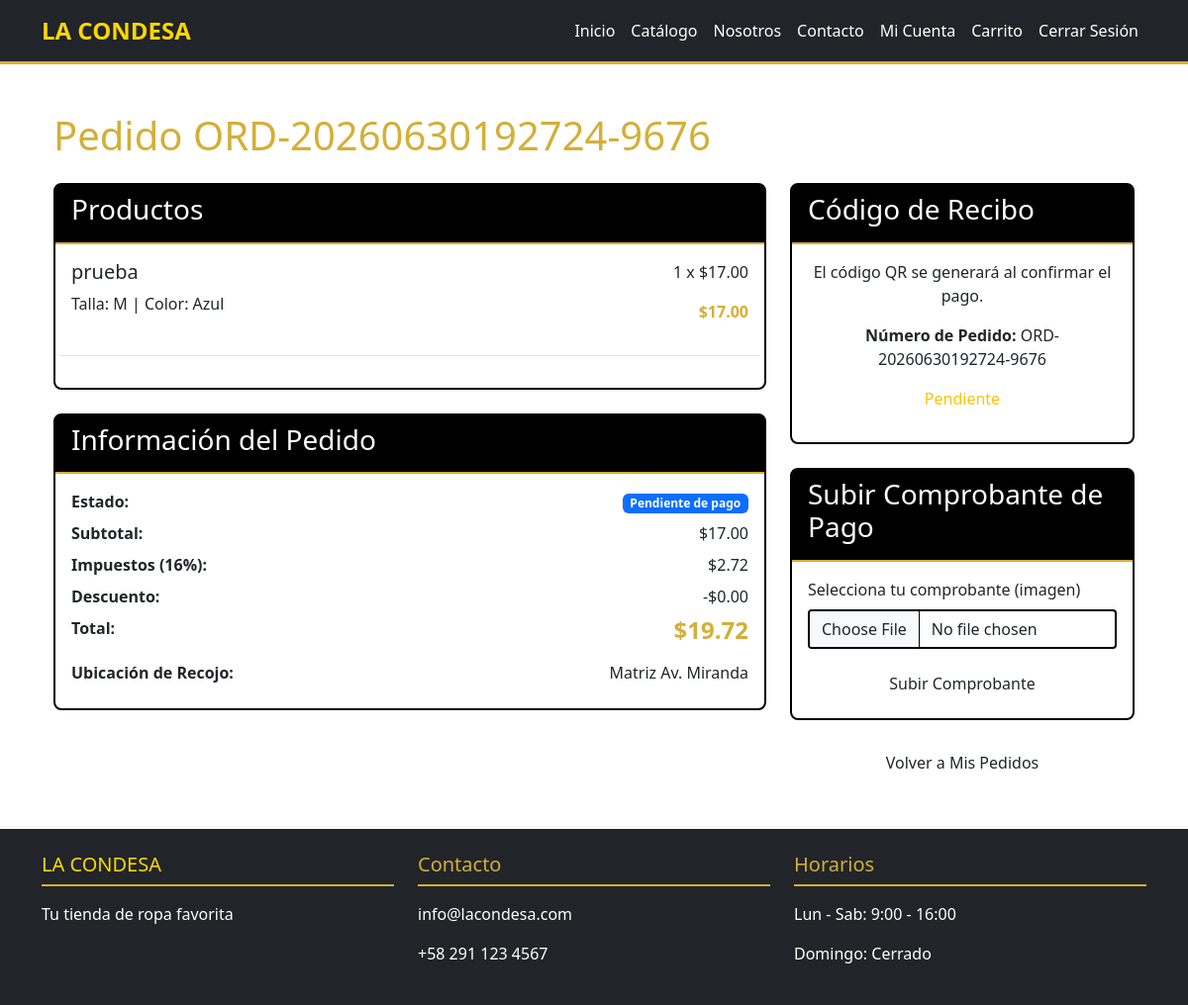
/customer/orders/1 (signed in), run on the app's committed database.
### models/order.py (models this page shows, shortened)
class Order(db.Model):
    __tablename__ = 'orders'
    STATUSES = ['pending_payment', 'paid', 'preparing', 'ready_for_pickup', 'delivered']
    PAYMENT_STATUS = ['pending', 'verified', 'cancelled']
    id = db.Column(db.Integer, primary_key=True)
    user_id = db.Column(db.Integer, db.ForeignKey('users.id'), nullable=False)
    order_number = db.Column(db.String(20), unique=True, nullable=False, index=True)
    subtotal = db.Column(db.Float, nullable=False, default=0.0)
    tax = db.Column(db.Float, nullable=False, default=0.0)
    discount = db.Column(db.Float, nullable=False, default=0.0)
    total = db.Column(db.Float, nullable=False, default=0.0)
    status = db.Column(db.String(20), default='pending_payment', nullable=False)
    pickup_location = db.Column(db.String(100), nullable=True)
    payment_status = db.Column(db.String(20), default='pending', nullable=False)
    payment_reference = db.Column(db.String(50), nullable=True)
    receipt_path = db.Column(db.String(255), nullable=True)
    payment_receipt_path = db.Column(db.String(255), nullable=True)
    confirmed_by_id = db.Column(db.Integer, db.ForeignKey('users.id'), nullable=True)
    created_at = db.Column(db.DateTime, default=datetime.utcnow)
    paid_at = db.Column(db.DateTime, nullable=True)
    delivered_at = db.Column(db.DateTime, nullable=True)
    items = db.relationship('OrderItem', backref='order', lazy='dynamic', cascade='all, delete-orphan')
    customer = db.relationship('User', foreign_keys=[user_id], back_populates='orders', lazy='select')
    confirmed_by = db.relationship('User', foreign_keys=[confirmed_by_id], lazy='select', overlaps="orders")

class OrderItem(db.Model):
    __tablename__ = 'order_items'
    id = db.Column(db.Integer, primary_key=True)
    order_id = db.Column(db.Integer, db.ForeignKey('orders.id'), nullable=False)
    product_id = db.Column(db.Integer, db.ForeignKey('products.id'), nullable=False)
    size = db.Column(db.String(20), nullable=False)
    color = db.Column(db.String(50), nullable=False)
    quantity = db.Column(db.Integer, nullable=False, default=1)
    unit_price = db.Column(db.Float, nullable=False)
    product = db.relationship('Product', back_populates='order_items', lazy='select')
    @property
    def subtotal(self):
        return self.quantity * self.unit_price

### models/product.py (models this page shows, shortened)
class Product(db.Model):
    __tablename__ = 'products'
    id = db.Column(db.Integer, primary_key=True)
    name = db.Column(db.String(100), nullable=False)
    description = db.Column(db.String(1000), nullable=True)
    base_price = db.Column(db.Float, nullable=False)
    category_id = db.Column(db.Integer, db.ForeignKey('categories.id'), nullable=False)
    is_active = db.Column(db.Boolean, default=True)
    created_at = db.Column(db.DateTime, default=datetime.utcnow)
    sizes = db.relationship('ProductSize', backref='product', lazy='dynamic', cascade='all, delete-orphan')
    colors = db.relationship('ProductColor', backref='product', lazy='dynamic', cascade='all, delete-orphan')
    images = db.relationship('ProductImage', backref='product', lazy='dynamic', cascade='all, delete-orphan')
    order_items = db.relationship('OrderItem', back_populates='product', lazy='dynamic')

### routes/customer.py (the view)
@customer_bp.route('/orders/<int:order_id>')
@login_required
def order_detail(order_id):
    order = Order.query.get_or_404(order_id)
    if order.user_id != current_user.id:
        flash('Acceso denegado', 'error')
        return redirect(url_for('public.index'))
    return render_template('customer/order_detail.html', order=order)

### utils/sessions.py (called while the page is built)
def track_session_activity():
    if current_user.is_authenticated:
        session['last_activity'] = datetime.utcnow().isoformat()
        session['user_agent'] = request.headers.get('User-Agent')
        session['ip_address'] = request.remote_addr

### templates/customer/order_detail.html (shortened to what this page needs)
{% extends "base.html" %}
{% block content %}
<div class="container mt-5">
    <h1 class="text-gold mb-4">Pedido {{ order.order_number }}</h1>
    <div class="row">
        <div class="col-md-8">
            <div class="card border-black mb-4">
                <div class="card-header">
                    <h3>Productos</h3>
                </div>
                <div class="card-body">
                    {% for item in order.items %}
                    <div class="row mb-3 border-bottom pb-3">
                        <div class="col-md-8">
                            <h5>{{ item.product.name }}</h5>
                            <p>Talla: {{ item.size }} | Color: {{ item.color }}</p>
                        </div>
                        <div class="col-md-4 text-end">
                            <p>{{ item.quantity }} x ${{ "%.2f"|format(item.unit_price) }}</p>
                            <p class="fw-bold text-gold">${{ "%.2f"|format(item.subtotal) }}</p>
                        </div>
                    </div>
                    {% endfor %}
                </div>
            </div>
            <div class="card border-black">
                <div class="card-header">
                    <h3>Información del Pedido</h3>
                </div>
                <div class="card-body">
                    <div class="row mb-2">
                        <div class="col-6"><strong>Estado:</strong></div>
                        <div class="col-6 text-end">
                            <span class="badge bg-primary">{{ order.status|status_es }}</span>
                        </div>
                    </div>
                    <div class="row mb-2">
                        <div class="col-6"><strong>Subtotal:</strong></div>
                        <div class="col-6 text-end">${{ "%.2f"|format(order.subtotal) }}</div>
                    </div>
                    <div class="row mb-2">
                        <div class="col-6"><strong>Impuestos (16%):</strong></div>
                        <div class="col-6 text-end">${{ "%.2f"|format(order.tax) }}</div>
                    </div>
                    <div class="row mb-2">
                        <div class="col-6"><strong>Descuento:</strong></div>
                        <div class="col-6 text-end">-${{ "%.2f"|format(order.discount) }}</div>
                    </div>
                    <div class="row mb-2">
                        <div class="col-6"><strong>Total:</strong></div>
                        <div class="col-6 text-end"><h4 class="text-gold fw-bold">${{ "%.2f"|format(order.total) }}</h4></div>
                    </div>
                    <div class="row mb-2">
                        <div class="col-6"><strong>Ubicación de Recojo:</strong></div>
                        <div class="col-6 text-end">{{ order.pickup_location or 'No especificado' }}</div>
                    </div>
                </div>
            </div>
        </div>
        <div class="col-md-4">
            <div class="card border-black mb-4">
                <div class="card-header">
                    <h3>Código de Recibo</h3>
                </div>
                <div class="card-body text-center">
                    {% if order.receipt_path %}
                    <img src="{{ url_for('static', filename=order.receipt_path) }}" alt="QR Code" style="max-width: 200px;">
                    {% else %}
                    <p>El código QR se generará al confirmar el pago.</p>
                    {% endif %}
                    <p class="mt-3"><strong>Número de Pedido:</strong> {{ order.order_number }}</p>
                    <p class="{% if order.payment_status == 'verified' %}text-success{% else %}text-warning{% endif %}">
                        {{ order.payment_status|payment_status_es }}
                    </p>
                </div>
            </div>
            {% if order.status == 'pending_payment' and order.payment_status == 'pending' %}
            <div class="card border-black mb-4">
                <div class="card-header">
                    <h3>Subir Comprobante de Pago</h3>
                </div>
                <div class="card-body">
                    {% if order.payment_receipt_path %}
                    <div class="mb-3 text-center">
                        <p class="text-success">Comprobante subido</p>
                        <img src="{{ url_for('static', filename=order.payment_receipt_path) }}" alt="Comprobante" style="max-width: 100%; max-height: 200px;" class="img-thumbnail">
                        <p class="mt-2 text-muted">Esperando confirmación del pago</p>
                    </div>
                    {% else %}
                    <form method="POST" action="{{ url_for('customer.upload_receipt', order_id=order.id) }}" enctype="multipart/form-data">
                        <div class="mb-3">
                            <label for="receipt" class="form-label">Selecciona tu comprobante (imagen)</label>
                            <input type="file" class="form-control" id="receipt" name="receipt" accept="image/*" required>
                        </div>
                        <button type="submit" class="btn btn-black w-100">Subir Comprobante</button>
                    </form>
                    {% endif %}
                </div>
            </div>
            {% endif %}
            <a href="{{ url_for('customer.orders') }}" class="btn btn-outline-black w-100">Volver a Mis Pedidos</a>
        </div>
    </div>
</div>
{% endblock %}

### static/css/style.css (style rules this page uses)
:root { --primary-black: #000000; --primary-gold: #D4AF37; --primary-blue: #1E90FF; --primary-white: #FFFFFF; }
body { font-family: 'Segoe UI', Tahoma, Geneva, Verdana, sans-serif; background-color: var(--primary-white); }
.text-gold { color: var(--primary-gold) !important; }
.card { border: 2px solid var(--primary-black); border-radius: 8px; }
.card-header { background-color: var(--primary-black); color: var(--primary-white); border-bottom: 2px solid var(--primary-gold); }
.form-select, .form-control { border: 2px solid var(--primary-black); border-radius: 4px; }

### data on the page
Order: order_number "ORD-20260630192724-9676", status|status_es "Pendiente de pago", subtotal "17.00", tax "2.72", discount "0.00", total "19.72", pickup_location "Matriz Av. Miranda", payment_status|payment_status_es "Pendiente"
OrderItem: product.name "prueba", size "M", color "Azul", quantity "1", unit_price "17.00", subtotal "17.00"
